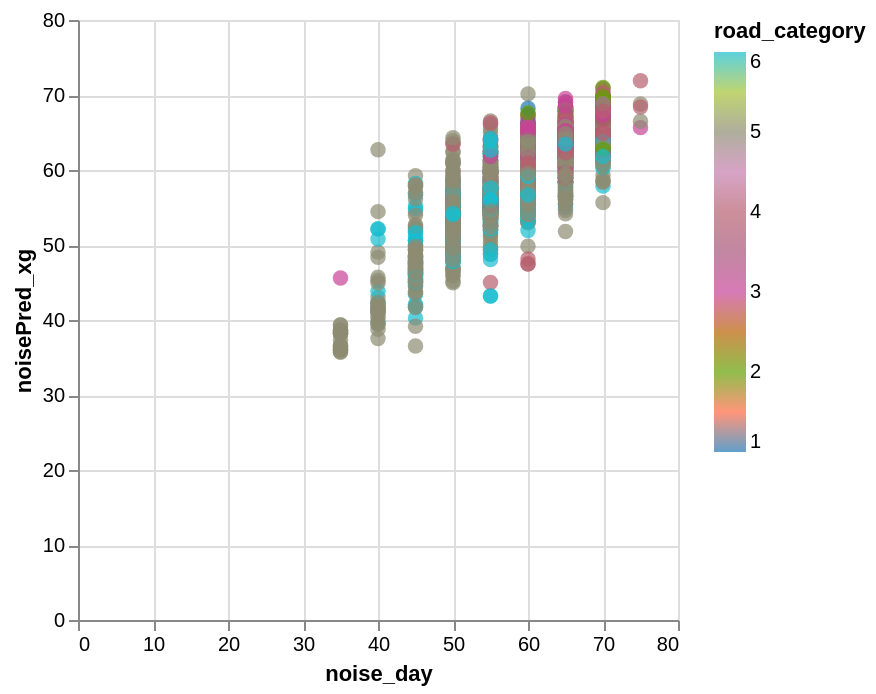

Notebook code cell kept with this figure:
### Code cell
data_test['noisePred_xg'] = y_pred
alt.Chart(data_test).mark_circle(size=60).encode(
    x='noise_day',
    y='noisePred_xg',
    color=alt.Color('road_category', scale=alt.Scale(scheme='category10')),
    tooltip=['road_id']
).interactive()

### Figure 1 — Vega-Lite specification as saved in the notebook (floating-point values rounded to 4 significant figures; data arrays with more than 128 entries replaced by an {"elided": "..."} marker saying what was removed)
{"config": {"view": {"continuousWidth": 300, "continuousHeight": 300}}, "data": {"name": "data-b938878fd0bd8bb4bb6f6885d6d0b828"}, "mark": {"type": "circle", "size": 60}, "encoding": {"color": {"field": "road_category", "scale": {"scheme": "category10"}, "type": "quantitative"}, "tooltip": [{"field": "road_id", "type": "nominal"}], "x": {"field": "noise_day", "type": "quantitative"}, "y": {"field": "noisePred_xg", "type": "quantitative"}}, "params": [{"name": "param_1e9efca18e7a2868", "select": {"type": "interval", "encodings": ["x", "y"]}, "bind": "scales"}], "$schema": "https://vega.github.io/schema/vega-lite/v6.4.1.json", "datasets": {"data-b938878fd0bd8bb4bb6f6885d6d0b828": {"elided": "2571 records"}}}
